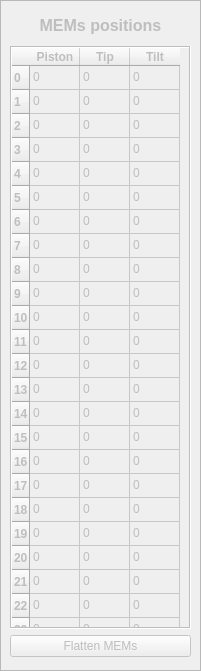
   <widget class="QFrame" name="frame_memsPos">
    <property name="enabled">
     <bool>true</bool>
    </property>
    <property name="geometry">
     <rect>
      <x>260</x>
      <y>10</y>
      <width>201</width>
      <height>671</height>
     </rect>
    </property>
    <property name="frameShape">
     <enum>QFrame::StyledPanel</enum>
    </property>
    <property name="frameShadow">
     <enum>QFrame::Raised</enum>
    </property>
    <widget class="QWidget" name="widget_memsPos" native="true">
     <property name="enabled">
      <bool>false</bool>
     </property>
     <property name="geometry">
      <rect>
       <x>10</x>
       <y>0</y>
       <width>191</width>
       <height>661</height>
      </rect>
     </property>
     <widget class="QWidget" name="layoutWidget">
      <property name="geometry">
       <rect>
        <x>0</x>
        <y>46</y>
        <width>181</width>
        <height>611</height>
       </rect>
      </property>
      <layout class="QVBoxLayout" name="verticalLayout_6">
       <property name="topMargin">
        <number>0</number>
       </property>
       <item>
        <widget class="QTableWidget" name="tab_memsPosition">
         <property name="enabled">
          <bool>false</bool>
         </property>
         <property name="sizePolicy">
          <sizepolicy hsizetype="Minimum" vsizetype="Minimum">
           <horstretch>0</horstretch>
           <verstretch>0</verstretch>
          </sizepolicy>
         </property>
         <property name="frameShape">
          <enum>QFrame::Box</enum>
         </property>
         <property name="frameShadow">
          <enum>QFrame::Sunken</enum>
         </property>
         <property name="lineWidth">
          <number>1</number>
         </property>
         <property name="verticalScrollBarPolicy">
          <enum>Qt::ScrollBarAlwaysOff</enum>
         </property>
         <property name="horizontalScrollBarPolicy">
          <enum>Qt::ScrollBarAlwaysOff</enum>
         </property>
         <property name="sizeAdjustPolicy">
          <enum>QAbstractScrollArea::AdjustIgnored</enum>
         </property>
         <property name="selectionMode">
          <enum>QAbstractItemView::NoSelection</enum>
         </property>
         <property name="iconSize">
          <size>
           <width>0</width>
           <height>0</height>
          </size>
         </property>
         <property name="horizontalScrollMode">
          <enum>QAbstractItemView::ScrollPerPixel</enum>
         </property>
         <property name="wordWrap">
          <bool>true</bool>
         </property>
         <property name="cornerButtonEnabled">
          <bool>false</bool>
         </property>
         <attribute name="horizontalHeaderDefaultSectionSize">
          <number>50</number>
         </attribute>
         <attribute name="horizontalHeaderShowSortIndicator" stdset="0">
          <bool>false</bool>
         </attribute>
         <attribute name="verticalHeaderDefaultSectionSize">
          <number>24</number>
         </attribute>
         <row>
          <property name="text">
           <string>0</string>
          </property>
          <property name="font">
           <font>
            <weight>75</weight>
            <bold>true</bold>
           </font>
          </property>
         </row>
         <row>
          <property name="text">
           <string>1</string>
          </property>
          <property name="font">
           <font>
            <weight>75</weight>
            <bold>true</bold>
           </font>
          </property>
         </row>
         <row>
          <property name="text">
           <string>2</string>
          </property>
          <property name="font">
           <font>
            <weight>75</weight>
            <bold>true</bold>
           </font>
          </property>
         </row>
         <row>
          <property name="text">
           <string>3</string>
          </property>
          <property name="font">
           <font>
            <weight>75</weight>
            <bold>true</bold>
           </font>
          </property>
         </row>
         <row>
          <property name="text">
           <string>4</string>
          </property>
          <property name="font">
           <font>
            <weight>75</weight>
            <bold>true</bold>
           </font>
          </property>
         </row>
         <row>
          <property name="text">
           <string>5</string>
          </property>
          <property name="font">
           <font>
            <weight>75</weight>
            <bold>true</bold>
           </font>
          </property>
         </row>
         <row>
          <property name="text">
           <string>6</string>
          </property>
          <property name="font">
           <font>
            <weight>75</weight>
            <bold>true</bold>
           </font>
          </property>
         </row>
         <row>
          <property name="text">
           <string>7</string>
          </property>
          <property name="font">
           <font>
            <weight>75</weight>
            <bold>true</bold>
           </font>
          </property>
         </row>
         <row>
          <property name="text">
           <string>8</string>
          </property>
          <property name="font">
           <font>
            <weight>75</weight>
            <bold>true</bold>
           </font>
          </property>
         </row>
         <row>
          <property name="text">
           <string>9</string>
          </property>
          <property name="font">
           <font>
            <weight>75</weight>
            <bold>true</bold>
           </font>
          </property>
         </row>
         <row>
          <property name="text">
           <string>10</string>
          </property>
          <property name="font">
           <font>
            <weight>75</weight>
            <bold>true</bold>
           </font>
          </property>
         </row>
         <row>
          <property name="text">
           <string>11</string>
          </property>
          <property name="font">
           <font>
            <weight>75</weight>
            <bold>true</bold>
           </font>
          </property>
         </row>
         <row>
          <property name="text">
           <string>12</string>
          </property>
          <property name="font">
           <font>
            <weight>75</weight>
            <bold>true</bold>
           </font>
          </property>
         </row>
         <row>
          <property name="text">
           <string>13</string>
          </property>
          <property name="font">
           <font>
            <weight>75</weight>
            <bold>true</bold>
           </font>
          </property>
         </row>
         <row>
          <property name="text">
           <string>14</string>
          </property>
          <property name="font">
           <font>
            <weight>75</weight>
            <bold>true</bold>
           </font>
          </property>
         </row>
         <row>
          <property name="text">
           <string>15</string>
          </property>
          <property name="font">
           <font>
            <weight>75</weight>
            <bold>true</bold>
           </font>
          </property>
         </row>
         <row>
          <property name="text">
           <string>16</string>
          </property>
          <property name="font">
           <font>
            <weight>75</weight>
            <bold>true</bold>
           </font>
          </property>
         </row>
         <row>
          <property name="text">
           <string>17</string>
          </property>
          <property name="font">
           <font>
            <weight>75</weight>
            <bold>true</bold>
           </font>
          </property>
         </row>
         <row>
          <property name="text">
           <string>18</string>
          </property>
          <property name="font">
           <font>
            <weight>75</weight>
            <bold>true</bold>
           </font>
          </property>
         </row>
         <row>
          <property name="text">
           <string>19</string>
          </property>
          <property name="font">
           <font>
            <weight>75</weight>
            <bold>true</bold>
           </font>
          </property>
         </row>
         <row>
          <property name="text">
           <string>20</string>
          </property>
          <property name="font">
           <font>
            <weight>75</weight>
            <bold>true</bold>
           </font>
          </property>
         </row>
         <row>
          <property name="text">
           <string>21</string>
          </property>
          <property name="font">
           <font>
            <weight>75</weight>
            <bold>true</bold>
           </font>
          </property>
         </row>
         <row>
          <property name="text">
           <string>22</string>
          </property>
          <property name="font">
           <font>
            <weight>75</weight>
            <bold>true</bold>
           </font>
          </property>
         </row>
         <row>
          <property name="text">
           <string>23</string>
          </property>
          <property name="font">
           <font>
            <weight>75</weight>
            <bold>true</bold>
           </font>
          </property>
         </row>
         <row>
          <property name="text">
           <string>24</string>
          </property>
          <property name="font">
           <font>
            <weight>75</weight>
            <bold>true</bold>
           </font>
          </property>
         </row>
         <row>
          <property name="text">
           <string>25</string>
          </property>
          <property name="font">
           <font>
            <weight>75</weight>
            <bold>true</bold>
           </font>
          </property>
         </row>
         <row>
          <property name="text">
           <string>26</string>
          </property>
          <property name="font">
           <font>
            <weight>75</weight>
            <bold>true</bold>
           </font>
          </property>
         </row>
         <row>
          <property name="text">
           <string>27</string>
          </property>
          <property name="font">
           <font>
            <weight>75</weight>
            <bold>true</bold>
           </font>
          </property>
         </row>
         <row>
          <property name="text">
           <string>28</string>
          </property>
          <property name="font">
           <font>
            <weight>75</weight>
            <bold>true</bold>
           </font>
          </property>
         </row>
         <row>
          <property name="text">
           <string>29</string>
          </property>
          <property name="font">
           <font>
            <weight>75</weight>
            <bold>true</bold>
           </font>
          </property>
         </row>
         <row>
          <property name="text">
           <string>30</string>
          </property>
          <property name="font">
           <font>
            <weight>75</weight>
            <bold>true</bold>
           </font>
          </property>
         </row>
         <row>
          <property name="text">
           <string>31</string>
          </property>
          <property name="font">
           <font>
            <weight>75</weight>
            <bold>true</bold>
           </font>
          </property>
         </row>
         <row>
          <property name="text">
           <string>32</string>
          </property>
          <property name="font">
           <font>
            <weight>75</weight>
            <bold>true</bold>
           </font>
          </property>
         </row>
         <row>
          <property name="text">
           <string>33</string>
          </property>
          <property name="font">
           <font>
            <weight>75</weight>
            <bold>true</bold>
           </font>
          </property>
         </row>
         <row>
          <property name="text">
           <string>34</string>
          </property>
          <property name="font">
           <font>
            <weight>75</weight>
            <bold>true</bold>
           </font>
          </property>
         </row>
         <row>
          <property name="text">
           <string>35</string>
          </property>
          <property name="font">
           <font>
            <weight>75</weight>
            <bold>true</bold>
           </font>
          </property>
         </row>
         <row>
          <property name="text">
           <string>36</string>
          </property>
          <property name="font">
           <font>
            <weight>75</weight>
            <bold>true</bold>
           </font>
          </property>
         </row>
         <column>
          <property name="text">
           <string>Piston</string>
          </property>
          <property name="font">
           <font>
            <weight>75</weight>
            <bold>true</bold>
           </font>
          </property>
         </column>
         <column>
          <property name="text">
           <string>Tip</string>
          </property>
          <property name="font">
           <font>
            <weight>75</weight>
            <bold>true</bold>
           </font>
          </property>
         </column>
         <column>
          <property name="text">
           <string>Tilt</string>
          </property>
          <property name="font">
           <font>
            <weight>75</weight>
            <bold>true</bold>
           </font>
          </property>
         </column>
         <item row="0" column="0">
          <property name="text">
           <string>0</string>
          </property>
         </item>
         <item row="0" column="1">
          <property name="text">
           <string>0</string>
          </property>
          <property name="font">
           <font>
            <weight>50</weight>
            <bold>false</bold>
           </font>
          </property>
         </item>
         <item row="0" column="2">
          <property name="text">
           <string>0</string>
          </property>
         </item>
         <item row="1" column="0">
          <property name="text">
           <string>0</string>
          </property>
         </item>
         <item row="1" column="1">
          <property name="text">
           <string>0</string>
          </property>
         </item>
         <item row="1" column="2">
          <property name="text">
           <string>0</string>
          </property>
         </item>
         <item row="2" column="0">
          <property name="text">
           <string>0</string>
          </property>
         </item>
         <item row="2" column="1">
          <property name="text">
           <string>0</string>
          </property>
         </item>
         <item row="2" column="2">
          <property name="text">
           <string>0</string>
          </property>
         </item>
         <item row="3" column="0">
          <property name="text">
           <string>0</string>
          </property>
         </item>
         <item row="3" column="1">
          <property name="text">
           <string>0</string>
          </property>
         </item>
         <item row="3" column="2">
          <property name="text">
           <string>0</string>
          </property>
         </item>
         <item row="4" column="0">
          <property name="text">
           <string>0</string>
          </property>
         </item>
         <item row="4" column="1">
          <property name="text">
           <string>0</string>
          </property>
         </item>
         <item row="4" column="2">
          <property name="text">
           <string>0</string>
          </property>
         </item>
         <item row="5" column="0">
          <property name="text">
           <string>0</string>
          </property>
         </item>
         <item row="5" column="1">
          <property name="text">
           <string>0</string>
          </property>
         </item>
         <item row="5" column="2">
          <property name="text">
           <string>0</string>
          </property>
         </item>
         <item row="6" column="0">
          <property name="text">
           <string>0</string>
          </property>
         </item>
         <item row="6" column="1">
          <property name="text">
           <string>0</string>
          </property>
         </item>
         <item row="6" column="2">
          <property name="text">
           <string>0</string>
          </property>
         </item>
         <item row="7" column="0">
          <property name="text">
           <string>0</string>
          </property>
         </item>
         <item row="7" column="1">
          <property name="text">
           <string>0</string>
          </property>
         </item>
         <item row="7" column="2">
          <property name="text">
           <string>0</string>
          </property>
         </item>
         <item row="8" column="0">
          <property name="text">
           <string>0</string>
          </property>
         </item>
         <item row="8" column="1">
          <property name="text">
           <string>0</string>
          </property>
         </item>
         <item row="8" column="2">
          <property name="text">
           <string>0</string>
          </property>
         </item>
         <item row="9" column="0">
          <property name="text">
           <string>0</string>
          </property>
         </item>
         <item row="9" column="1">
          <property name="text">
           <string>0</string>
          </property>
         </item>
         <item row="9" column="2">
          <property name="text">
           <string>0</string>
          </property>
         </item>
         <item row="10" column="0">
          <property name="text">
           <string>0</string>
          </property>
         </item>
         <item row="10" column="1">
          <property name="text">
           <string>0</string>
          </property>
         </item>
         <item row="10" column="2">
          <property name="text">
           <string>0</string>
          </property>
         </item>
         <item row="11" column="0">
          <property name="text">
           <string>0</string>
          </property>
         </item>
         <item row="11" column="1">
          <property name="text">
           <string>0</string>
          </property>
         </item>
         <item row="11" column="2">
          <property name="text">
           <string>0</string>
          </property>
         </item>
         <item row="12" column="0">
          <property name="text">
           <string>0</string>
          </property>
         </item>
         <item row="12" column="1">
          <property name="text">
           <string>0</string>
          </property>
         </item>
         <item row="12" column="2">
          <property name="text">
           <string>0</string>
          </property>
         </item>
         <item row="13" column="0">
          <property name="text">
           <string>0</string>
          </property>
         </item>
         <item row="13" column="1">
          <property name="text">
           <string>0</string>
          </property>
         </item>
         <item row="13" column="2">
          <property name="text">
           <string>0</string>
          </property>
         </item>
         <item row="14" column="0">
          <property name="text">
           <string>0</string>
          </property>
         </item>
         <item row="14" column="1">
          <property name="text">
           <string>0</string>
          </property>
         </item>
         <item row="14" column="2">
          <property name="text">
           <string>0</string>
          </property>
         </item>
         <item row="15" column="0">
          <property name="text">
           <string>0</string>
          </property>
         </item>
         <item row="15" column="1">
          <property name="text">
           <string>0</string>
          </property>
         </item>
         <item row="15" column="2">
          <property name="text">
           <string>0</string>
          </property>
         </item>
         <item row="16" column="0">
          <property name="text">
           <string>0</string>
          </property>
         </item>
         <item row="16" column="1">
          <property name="text">
           <string>0</string>
          </property>
         </item>
         <item row="16" column="2">
          <property name="text">
           <string>0</string>
          </property>
         </item>
         <item row="17" column="0">
          <property name="text">
           <string>0</string>
          </property>
         </item>
         <item row="17" column="1">
          <property name="text">
           <string>0</string>
          </property>
         </item>
         <item row="17" column="2">
          <property name="text">
           <string>0</string>
          </property>
         </item>
         <item row="18" column="0">
          <property name="text">
           <string>0</string>
          </property>
         </item>
         <item row="18" column="1">
          <property name="text">
           <string>0</string>
          </property>
         </item>
         <item row="18" column="2">
          <property name="text">
           <string>0</string>
          </property>
         </item>
         <item row="19" column="0">
          <property name="text">
           <string>0</string>
          </property>
         </item>
         <item row="19" column="1">
          <property name="text">
           <string>0</string>
          </property>
         </item>
         <item row="19" column="2">
          <property name="text">
           <string>0</string>
          </property>
         </item>
         <item row="20" column="0">
          <property name="text">
           <string>0</string>
          </property>
         </item>
         <item row="20" column="1">
          <property name="text">
           <string>0</string>
          </property>
         </item>
         <item row="20" column="2">
          <property name="text">
           <string>0</string>
          </property>
         </item>
         <item row="21" column="0">
          <property name="text">
           <string>0</string>
          </property>
         </item>
         <item row="21" column="1">
          <property name="text">
           <string>0</string>
          </property>
         </item>
         <item row="21" column="2">
          <property name="text">
           <string>0</string>
          </property>
         </item>
         <item row="22" column="0">
          <property name="text">
           <string>0</string>
          </property>
         </item>
         <item row="22" column="1">
          <property name="text">
           <string>0</string>
          </property>
         </item>
         <item row="22" column="2">
          <property name="text">
           <string>0</string>
          </property>
         </item>
         <item row="23" column="0">
          <property name="text">
           <string>0</string>
          </property>
         </item>
         <item row="23" column="1">
          <property name="text">
           <string>0</string>
          </property>
         </item>
         <item row="23" column="2">
          <property name="text">
           <string>0</string>
          </property>
         </item>
         <item row="24" column="0">
          <property name="text">
           <string>0</string>
          </property>
         </item>
         <item row="24" column="1">
          <property name="text">
           <string>0</string>
          </property>
         </item>
         <item row="24" column="2">
          <property name="text">
           <string>0</string>
          </property>
         </item>
         <item row="25" column="0">
          <property name="text">
           <string>0</string>
          </property>
         </item>
         <item row="25" column="1">
          <property name="text">
           <string>0</string>
          </property>
         </item>
         <item row="25" column="2">
          <property name="text">
           <string>0</string>
          </property>
         </item>
         <item row="26" column="0">
          <property name="text">
           <string>0</string>
          </property>
         </item>
         <item row="26" column="1">
          <property name="text">
           <string>0</string>
          </property>
         </item>
         <item row="26" column="2">
          <property name="text">
           <string>0</string>
          </property>
         </item>
         <item row="27" column="0">
          <property name="text">
           <string>0</string>
          </property>
         </item>
         <item row="27" column="1">
          <property name="text">
           <string>0</string>
          </property>
         </item>
         <item row="27" column="2">
          <property name="text">
           <string>0</string>
          </property>
         </item>
         <item row="28" column="0">
          <property name="text">
           <string>0</string>
          </property>
         </item>
         <item row="28" column="1">
          <property name="text">
           <string>0</string>
          </property>
         </item>
         <item row="28" column="2">
          <property name="text">
           <string>0</string>
          </property>
         </item>
         <item row="29" column="0">
          <property name="text">
           <string>0</string>
          </property>
         </item>
         <item row="29" column="1">
          <property name="text">
           <string>0</string>
          </property>
         </item>
         <item row="29" column="2">
          <property name="text">
           <string>0</string>
          </property>
         </item>
         <item row="30" column="0">
          <property name="text">
           <string>0</string>
          </property>
         </item>
         <item row="30" column="1">
          <property name="text">
           <string>0</string>
          </property>
         </item>
         <item row="30" column="2">
          <property name="text">
           <string>0</string>
          </property>
         </item>
         <item row="31" column="0">
          <property name="text">
           <string>0</string>
          </property>
         </item>
         <item row="31" column="1">
          <property name="text">
           <string>0</string>
          </property>
         </item>
         <item row="31" column="2">
          <property name="text">
           <string>0</string>
          </property>
         </item>
         <item row="32" column="0">
          <property name="text">
           <string>0</string>
          </property>
         </item>
         <item row="32" column="1">
          <property name="text">
           <string>0</string>
          </property>
         </item>
         <item row="32" column="2">
          <property name="text">
           <string>0</string>
          </property>
         </item>
         <item row="33" column="0">
          <property name="text">
           <string>0</string>
          </property>
         </item>
         <item row="33" column="1">
          <property name="text">
           <string>0</string>
          </property>
         </item>
         <item row="33" column="2">
          <property name="text">
           <string>0</string>
          </property>
         </item>
         <item row="34" column="0">
          <property name="text">
           <string>0</string>
          </property>
         </item>
         <item row="34" column="1">
          <property name="text">
           <string>0</string>
          </property>
         </item>
         <item row="34" column="2">
          <property name="text">
           <string>0</string>
          </property>
         </item>
         <item row="35" column="0">
          <property name="text">
           <string>0</string>
          </property>
         </item>
         <item row="35" column="1">
          <property name="text">
           <string>0</string>
          </property>
         </item>
         <item row="35" column="2">
          <property name="text">
           <string>0</string>
          </property>
         </item>
         <item row="36" column="0">
          <property name="text">
           <string>0</string>
          </property>
         </item>
         <item row="36" column="1">
          <property name="text">
           <string>0</string>
          </property>
         </item>
         <item row="36" column="2">
          <property name="text">
           <string>0</string>
          </property>
         </item>
        </widget>
       </item>
       <item>
        <widget class="QPushButton" name="pushButton_flattenMEMs">
         <property name="enabled">
          <bool>false</bool>
         </property>
         <property name="text">
          <string>Flatten MEMs</string>
         </property>
        </widget>
       </item>
      </layout>
     </widget>
     <widget class="QLabel" name="label_memsPosition">
      <property name="enabled">
       <bool>false</bool>
      </property>
      <property name="geometry">
       <rect>
        <x>-10</x>
        <y>10</y>
        <width>201</width>
        <height>31</height>
       </rect>
      </property>
      <property name="font">
       <font>
        <family>Arial</family>
       </font>
      </property>
      <property name="text">
       <string>&lt;html&gt;&lt;head/&gt;&lt;body&gt;&lt;p align=&quot;center&quot;&gt;&lt;span style=&quot; font-size:12pt; font-weight:600;&quot;&gt;MEMs positions&lt;/span&gt;&lt;/p&gt;&lt;/body&gt;&lt;/html&gt;</string>
      </property>
     </widget>
    </widget>
   </widget>
